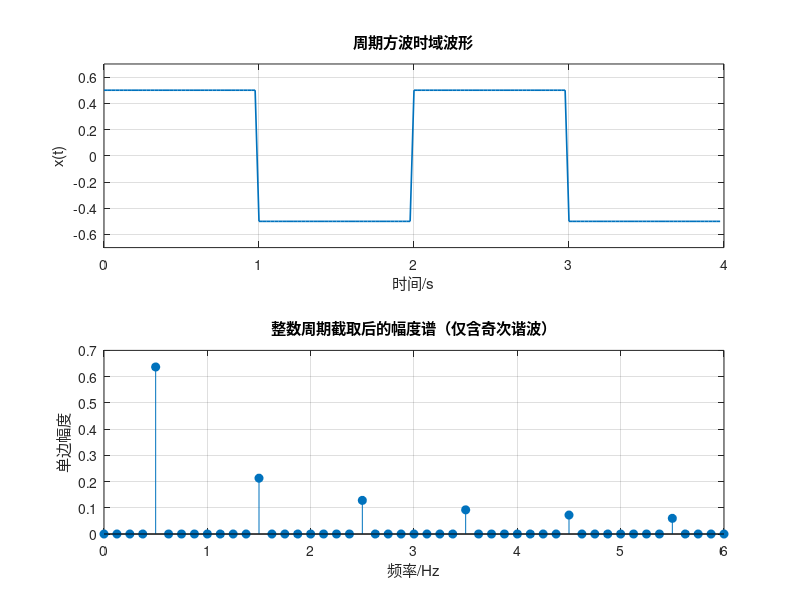
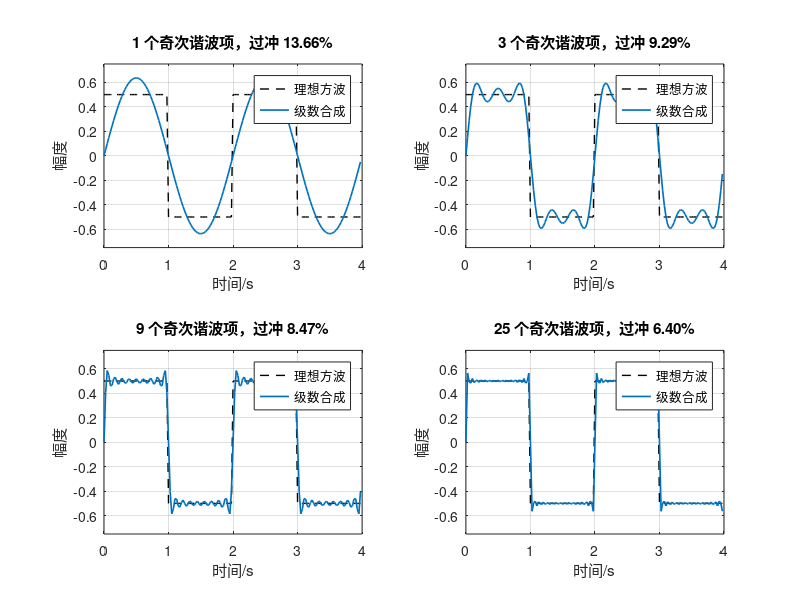

MATLAB code to generate these figures, in order: (Note: this script raises an error after producing the figures.)
%% 实验6 方波信号分解与合成
clear; close all; clc;

%% 参数
fs = 40;                       % 采样频率/Hz
Ts = 1/fs;
T = 2;                         % 方波周期/s
f0 = 1/T;
omega0 = 2*pi*f0;
period_count = 10;
t = 0:Ts:period_count*T-Ts;

% 指导书定义：前半周期为 0.5，后半周期为 -0.5
phase_in_period = mod(t, T);
square_wave = 0.5 * ones(size(t));
square_wave(phase_in_period >= T/2) = -0.5;

result_dir = fullfile(fileparts(mfilename('fullpath')), 'results');
if ~exist(result_dir, 'dir'), mkdir(result_dir); end

%% 时域波形和频谱
analysis_sample_count = round(4*T*fs);  % 截取整数个周期以避免频谱泄漏
x_analysis = square_wave(1:analysis_sample_count);
X = fft(x_analysis) / analysis_sample_count;
frequency = (0:floor(analysis_sample_count/2))*fs/analysis_sample_count;
one_sided = abs(X(1:floor(analysis_sample_count/2)+1));
one_sided(2:end-1) = 2*one_sided(2:end-1);

fig1 = figure('Name', '实验6：方波的时域和频谱', 'Color', 'w');
subplot(2,1,1); plot(t(t < 2*T), square_wave(t < 2*T), 'LineWidth', 1.2); grid on;
ylim([-0.7, 0.7]); xlabel('时间/s'); ylabel('x(t)'); title('周期方波时域波形');
subplot(2,1,2); stem(frequency, one_sided, 'filled'); grid on;
xlim([0, 6]); xlabel('频率/Hz'); ylabel('单边幅度');
title('整数周期截取后的幅度谱（仅含奇次谐波）');
saveas(fig1, fullfile(result_dir, 'square_wave_time_and_spectrum.png'));

%% 傅里叶级数合成与吉布斯现象
term_counts = [1, 3, 9, 25];   % 使用的奇次谐波项数
display_range = t < 2*T;
fig2 = figure('Name', '实验6：傅里叶级数合成', 'Color', 'w');
overshoot_percent = zeros(size(term_counts));
for idx = 1:numel(term_counts)
    reconstruction = zeros(size(t));
    for m = 0:term_counts(idx)-1
        harmonic = 2*m + 1;
        reconstruction = reconstruction + (2/pi) * sin(harmonic*omega0*t) / harmonic;
    end
    overshoot_percent(idx) = 100 * max(0, max(abs(reconstruction))-0.5);
    subplot(2,2,idx);
    plot(t(display_range), square_wave(display_range), 'k--', 'LineWidth', 1.0); hold on;
    plot(t(display_range), reconstruction(display_range), 'LineWidth', 1.2); grid on;
    ylim([-0.75, 0.75]); xlabel('时间/s'); ylabel('幅度');
    title(sprintf('%d 个奇次谐波项，过冲 %.2f%%', term_counts(idx), overshoot_percent(idx)));
    legend('理想方波', '级数合成', 'Location', 'best');
end
sgtitle('级数项数对方波合成及吉布斯现象的影响');
saveas(fig2, fullfile(result_dir, 'fourier_series_reconstruction.png'));

%% 中心频率为 k*f0 (k=1,...,5) 的带通滤波分解
harmonic_indices = 1:5;
center_frequencies = harmonic_indices * f0;
filter_order = 200;
half_bandwidth = 0.18;
filtered_components = zeros(numel(center_frequencies), numel(square_wave));
filter_coefficients = cell(size(center_frequencies));

for idx = 1:numel(center_frequencies)
    fc = center_frequencies(idx);
    passband = ([fc-half_bandwidth, fc+half_bandwidth])/(fs/2);
    filter_coefficients{idx} = fir1(filter_order, passband, 'bandpass', hamming(filter_order+1));
    filtered_components(idx, :) = filtfilt(filter_coefficients{idx}, 1, square_wave);
end

fig3 = figure('Name', '实验6：方波滤波分解', 'Color', 'w');
central_range = t >= 4*T & t < 6*T;
for idx = 1:numel(center_frequencies)
    subplot(numel(center_frequencies),1,idx);
    plot(t(central_range), filtered_components(idx, central_range), 'LineWidth', 1.1); grid on;
    ylabel(sprintf('%d f_0', harmonic_indices(idx)));
    title(sprintf('中心频率 %.1f Hz 的带通输出', center_frequencies(idx)));
end
xlabel('时间/s'); sgtitle('方波的逐次带通滤波分解');
saveas(fig3, fullfile(result_dir, 'bandpass_decomposition.png'));

fig4 = figure('Name', '实验6：带通滤波器幅频响应', 'Color', 'w'); hold on;
for idx = 1:numel(filter_coefficients)
    [H, f] = freqz(filter_coefficients{idx}, 1, 4096, fs);
    plot(f, 20*log10(max(abs(H), 1e-10)), 'LineWidth', 1.0);
end
grid on; xlim([0, 4]); ylim([-100, 5]); xlabel('频率/Hz'); ylabel('幅度/dB');
title('中心频率为 f_0 至 5f_0 的带通滤波器');
legend('f_0', '2f_0', '3f_0', '4f_0', '5f_0', 'Location', 'best');
saveas(fig4, fullfile(result_dir, 'bandpass_filter_bank.png'));

fprintf('实验6完成。基频为 %.2f Hz。\n', f0);
for idx = 1:numel(term_counts)
    fprintf('%2d 个奇次谐波项：相对跳变量的最大过冲 %.2f%%。\n', ...
        term_counts(idx), overshoot_percent(idx));
end
